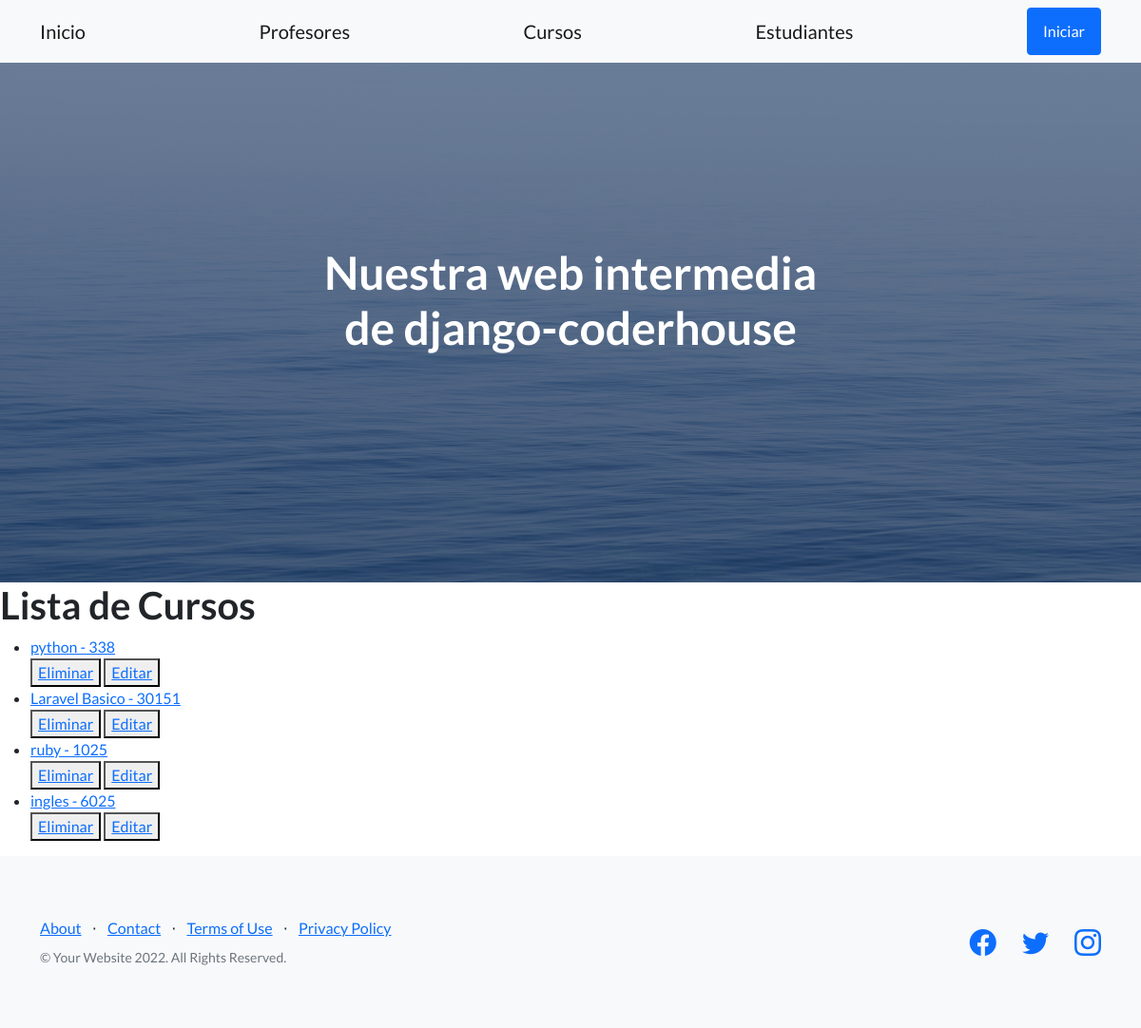
Page /app-coder/listaCursos on the earlier database version.
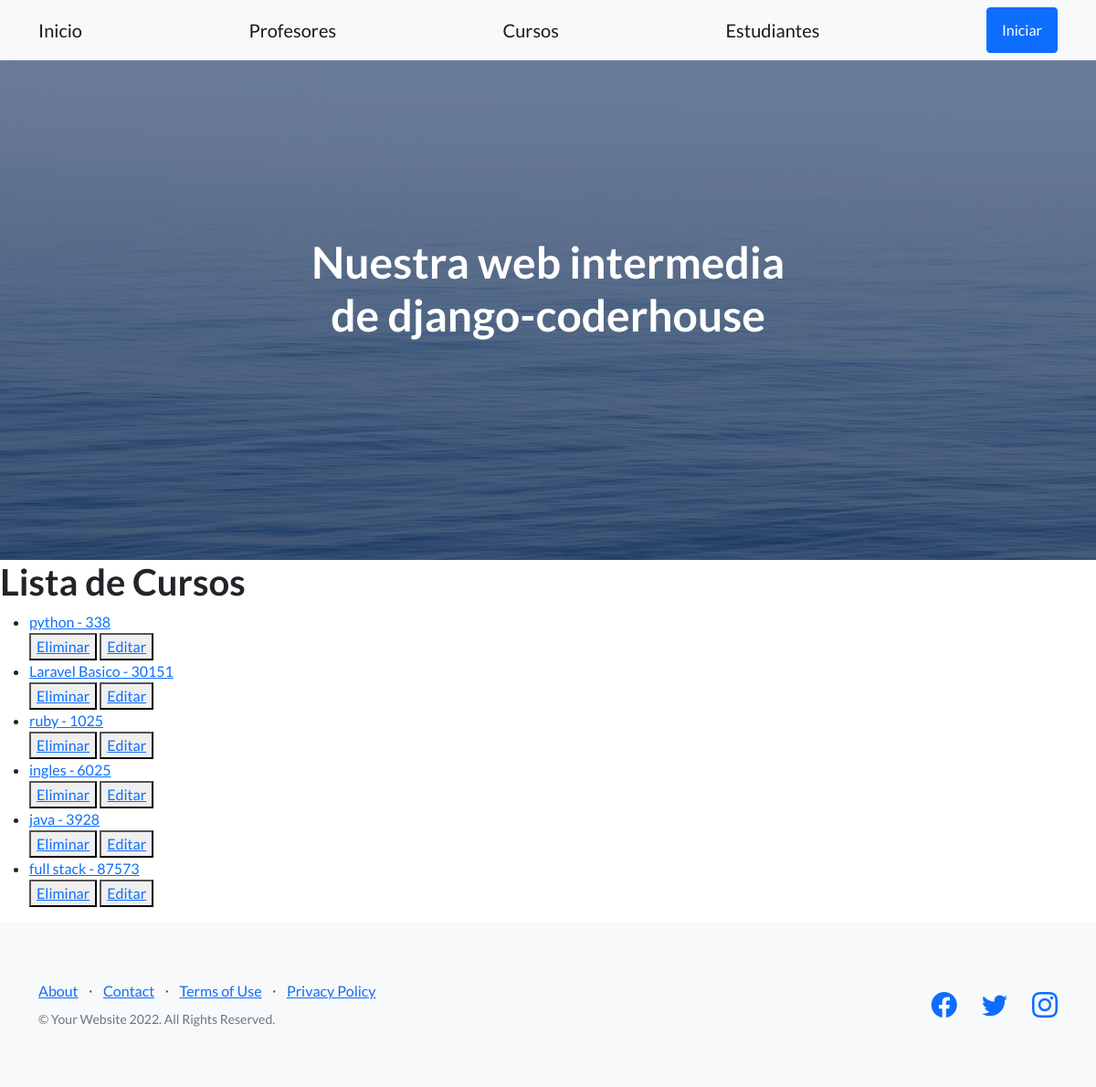
Same page on the later database version.
### AppCoder/models.py (models this page shows)
class Curso(models.Model):
    nombre = models.CharField(max_length=50)
    camada = models.IntegerField()
    def __str__(self) -> str:
        return f"{self.nombre} - {self.camada}"

### AppCoder/views.py (the view)
# urls.py: path('listaCursos', CursoList.as_view(), name="ListaCursos"),
class CursoList(ListView):
    model = Curso
    template_name = 'curso_list.html'
    context_object_name = "cursos"

### AppCoder/template/curso_list.html
{% extends 'padre.html' %}
{% load static %}
{% block contenidoQueCambia %}
    <h1>Lista de Cursos</h1>
    <ul>
        {% for curso in cursos %}
            <li>
                <a href="{% url 'DetalleCurso' curso.id %}">
                    {{curso}}
                </a>
            </li>
            <div>
                <button>
                    <a href="{% url 'EliminaCursos' curso.id %}">Eliminar</a>
                </button>
                <button>
                    <a href="{% url 'ActualizaCursos' curso.id %}">Editar</a>
                </button>
            </div>
        {% endfor %}
    </ul>
{% endblock contenidoQueCambia %}

Differences in the rows shown:
added Curso: nombre+camada "java - 3928"
added Curso: nombre+camada "full stack - 87573"
